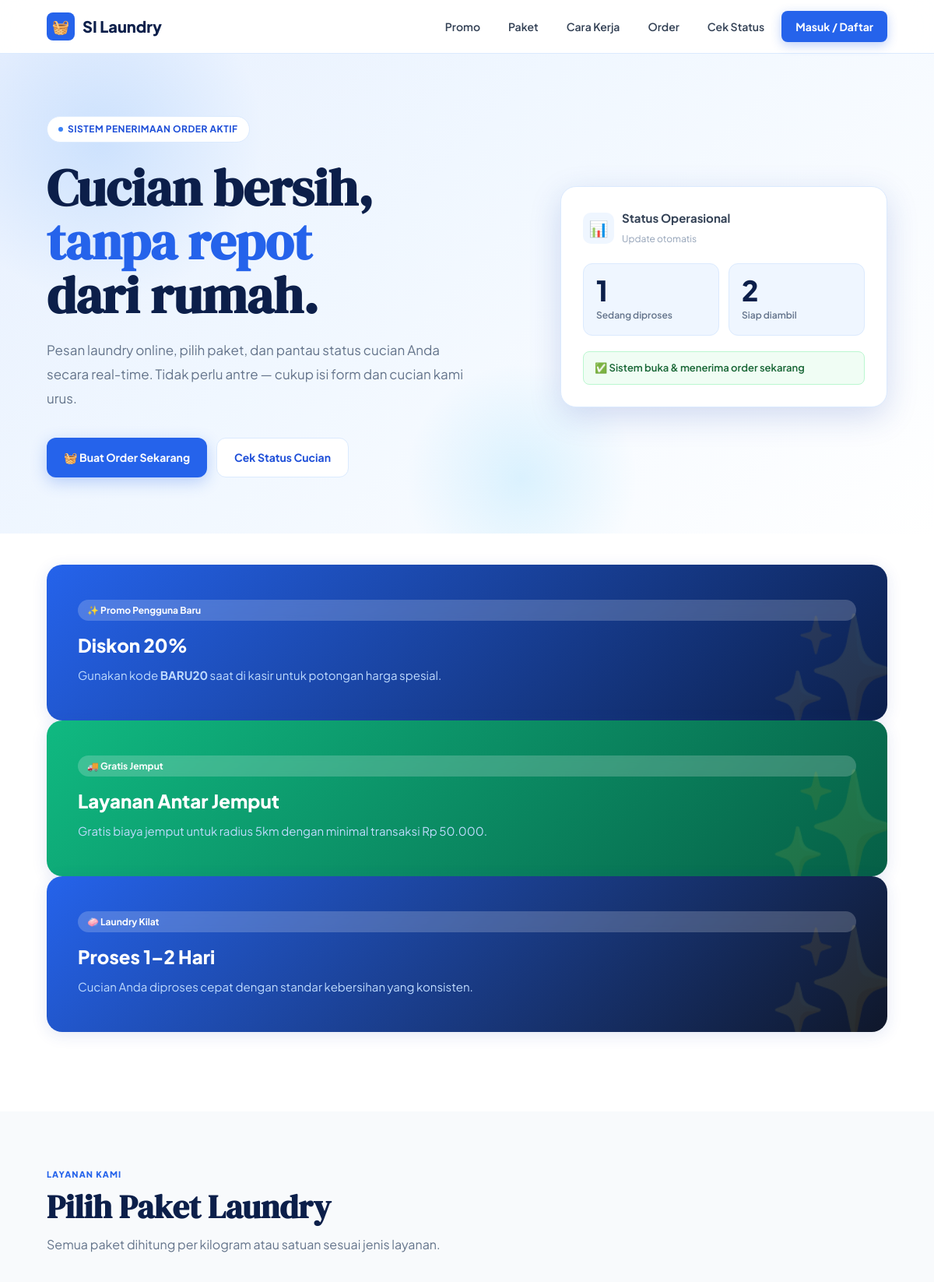
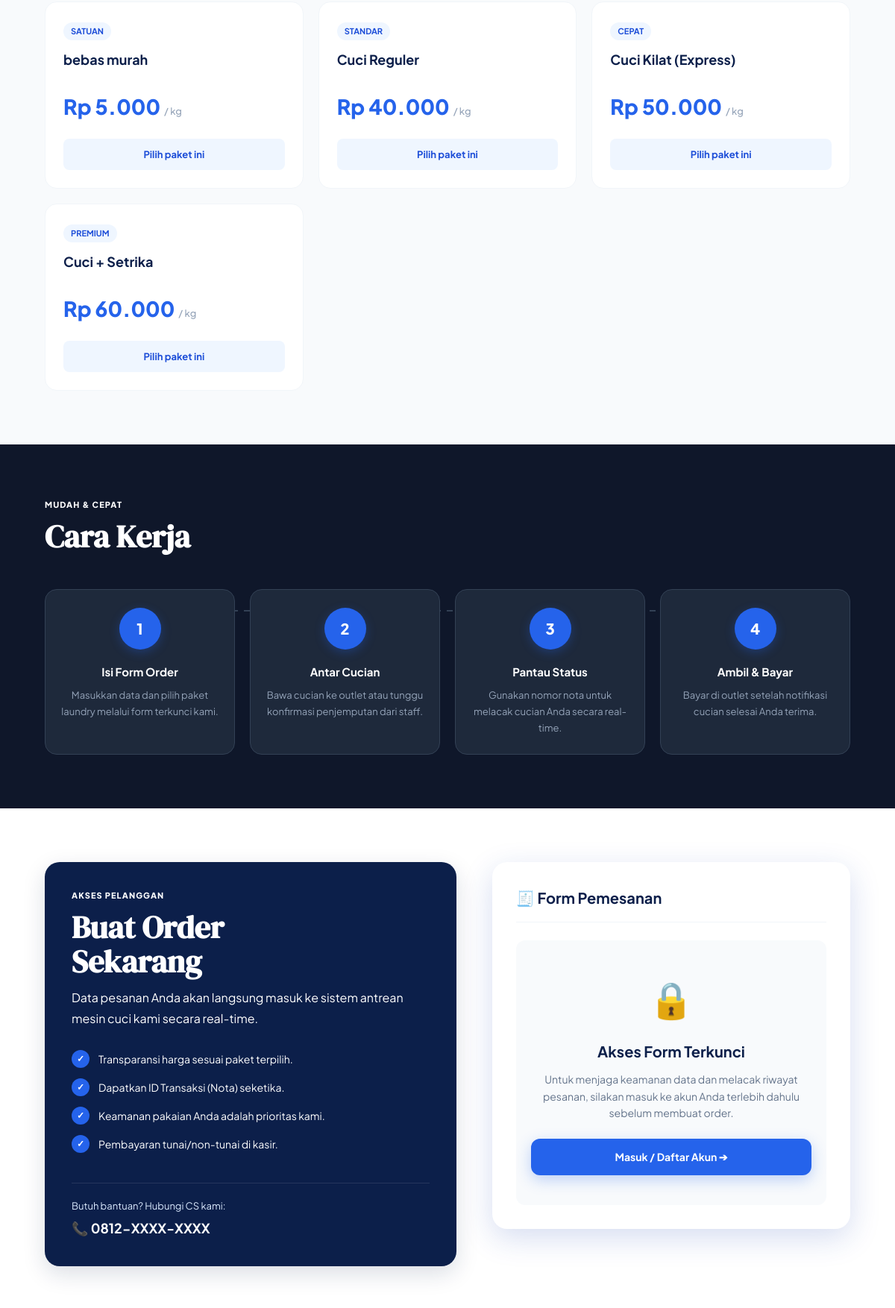
The page /index.php?page=landing (upper part) on the database its author committed (2 pictures, top to bottom).
### tables this page shows
CREATE TABLE `tbl_paket` (
  `id_paket` int(11) NOT NULL,
  `nama_paket` varchar(100) NOT NULL,
  `jenis` varchar(50) NOT NULL,
  `harga_per_unit` int(11) NOT NULL,
  `created_at` timestamp NOT NULL DEFAULT current_timestamp()
);

### views/landing.php (the view, shortened to what this page needs)
<?php
$db = Database::getInstance()->getConnection();
$isLoggedIn = isset($_SESSION['id_pelanggan']) || isset($_SESSION['id_user']) || isset($_SESSION['role']);
function fw_landing_rows(PDO $db, string $sql, array $params = [])
{
    try {
        $stmt = $db->prepare($sql);
        $stmt->execute($params);
        return $stmt->fetchAll(PDO::FETCH_ASSOC);
    } catch (PDOException $e) {
        return [];
    }
}
function fw_landing_value(PDO $db, string $sql, array $params = [])
{
    try {
        $stmt = $db->prepare($sql);
        $stmt->execute($params);
        return $stmt->fetchColumn();
    } catch (PDOException $e) {
        return false;
    }
}
$paketLaundry  = fw_landing_rows($db, "SELECT * FROM tbl_paket ORDER BY harga_per_unit ASC");
$antreanAktif  = (int) fw_landing_value($db, "SELECT COUNT(*) FROM tbl_transaksi WHERE status_laundry = 'proses'");
$selesaiAktif  = (int) fw_landing_value($db, "SELECT COUNT(*) FROM tbl_transaksi WHERE status_laundry = 'selesai'");
?>
<!DOCTYPE html>
<html lang="id">
<head>
  <link rel="stylesheet" href="https://cdn.jsdelivr.net/npm/swiper@10/swiper-bundle.min.css" />
</head>
<body>
<nav class="nav">
  <a class="nav-logo" href="index.php?page=landing">
    <span class="nav-logo-icon">🧺</span>
    <span>SI Laundry</span>
  </a>
  <div class="nav-links">
    <a class="nav-link" href="#promo">Promo</a>
    <a class="nav-link" href="#paket">Paket</a>
    <a class="nav-link" href="#cara-kerja">Cara Kerja</a>
    <a class="nav-link" href="#order">Order</a>
    <a class="nav-link" href="index.php?page=antrean">Cek Status</a>
    <a class="nav-cta" href="index.php?page=login">Masuk / Daftar</a>
  </div>
</nav>
<header class="hero">
  <div class="hero-copy">
    <div class="hero-eyebrow">
      <span class="hero-eyebrow-dot"></span>
      Sistem Penerimaan Order Aktif
    </div>
    <h1 class="hero-title">
      Cucian bersih,<br><em>tanpa repot</em><br>dari rumah.
    </h1>
    <p class="hero-desc">
      Pesan laundry online, pilih paket, dan pantau status cucian Anda secara real-time.
      Tidak perlu antre — cukup isi form dan cucian kami urus.
    </p>
    <div class="hero-actions">
      <a class="btn btn-primary" href="#order">
        🧺 Buat Order Sekarang
      </a>
      <a class="btn btn-outline" href="index.php?page=antrean">
        Cek Status Cucian
      </a>
    </div>
  </div>
  <aside class="hero-card">
    <div class="hero-card-header">
      <div class="hero-card-icon">📊</div>
      <div>
        <h3>Status Operasional</h3>
        <span>Update otomatis</span>
      </div>
    </div>
    <div class="stats-grid">
      <div class="stat-box">
        <div class="stat-number"><?= number_format($antreanAktif) ?></div>
        <div class="stat-label">Sedang diproses</div>
      </div>
      <div class="stat-box">
        <div class="stat-number"><?= number_format($selesaiAktif) ?></div>
        <div class="stat-label">Siap diambil</div>
      </div>
    </div>
    <div class="hero-card-note">
      ✅ Sistem buka &amp; menerima order sekarang
    </div>
  </aside>
</header>
<section class="section promo-bg" id="promo">
  <div class="swiper mySwiper promo-carousel">
    <div class="swiper-wrapper">
      <div class="swiper-slide">
        <span class="slide-badge">✨ Promo Pengguna Baru</span>
        <h3 class="slide-title">Diskon 20%</h3>
        <p class="slide-desc">Gunakan kode <strong>BARU20</strong> saat di kasir untuk potongan harga spesial.</p>
      </div>
      <div class="swiper-slide" style="background: linear-gradient(135deg, #10b981 0%, #065f46 100%);">
        <span class="slide-badge">🚚 Gratis Jemput</span>
        <h3 class="slide-title">Layanan Antar Jemput</h3>
        <p class="slide-desc">Gratis biaya jemput untuk radius 5km dengan minimal transaksi Rp 50.000.</p>
      </div>
      <div class="swiper-slide" style="background: linear-gradient(135deg, #2563eb 0%, #0f172a 100%);">
        <span class="slide-badge">🧼 Laundry Kilat</span>
        <h3 class="slide-title">Proses 1–2 Hari</h3>
        <p class="slide-desc">Cucian Anda diproses cepat dengan standar kebersihan yang konsisten.</p>
      </div>
    </div>
    <div class="promo-controls" aria-hidden="true">
      <button class="swiper-button-prev" type="button"></button>
      <button class="swiper-button-next" type="button"></button>
    </div>
  </div>
</section>
<section class="section packages-bg" id="paket">
  <div class="section-head">
    <div>
      <p class="section-label">Layanan kami</p>
      <h2 class="section-title">Pilih Paket Laundry</h2>
      <p class="section-desc">Semua paket dihitung per kilogram atau satuan sesuai jenis layanan.</p>
    </div>
  </div>
  <div class="packages-grid">
    <?php if (empty($paketLaundry)): ?>
      <div class="package-card">
        <div class="package-top">
          <div class="package-badge">Info</div>
          <div class="package-name">Paket belum tersedia</div>
        </div>
        <div class="package-price">Rp 0</div>
      </div>
    <?php else: ?>
      <?php foreach ($paketLaundry as $idx => $p): ?>
        <div class="package-card">
          <div class="package-top">
            <div class="package-badge"><?= htmlspecialchars($p['jenis']) ?></div>
            <div class="package-name"><?= htmlspecialchars($p['nama_paket']) ?></div>
          </div>
          <div class="package-price">
            Rp <?= number_format((int)$p['harga_per_unit'], 0, ',', '.') ?>
            <span style="font-size:13px; font-weight:500; color:var(--slate-400);">/ kg</span>
          </div>
          <a class="package-cta" href="#order">Pilih paket ini</a>
        </div>
      <?php endforeach; ?>
    <?php endif; ?>
  </div>
</section>
<section class="section how-bg" id="cara-kerja">
  <div class="section-head">
    <div>
      <p class="section-label">Mudah &amp; cepat</p>
      <h2 class="section-title">Cara Kerja</h2>
    </div>
  </div>
  <div class="steps-grid">
    <div class="step-card">
      <div class="step-num">1</div>
      <div class="step-title">Isi Form Order</div>
      <p class="step-desc">Masukkan data dan pilih paket laundry melalui form terkunci kami.</p>
    </div>
    <div class="step-card">
      <div class="step-num">2</div>
      <div class="step-title">Antar Cucian</div>
      <p class="step-desc">Bawa cucian ke outlet atau tunggu konfirmasi penjemputan dari staff.</p>
    </div>
    <div class="step-card">
      <div class="step-num">3</div>
      <div class="step-title">Pantau Status</div>
      <p class="step-desc">Gunakan nomor nota untuk melacak cucian Anda secara real-time.</p>
    </div>
    <div class="step-card">
      <div class="step-num">4</div>
      <div class="step-title">Ambil &amp; Bayar</div>
      <p class="step-desc">Bayar di outlet setelah notifikasi cucian selesai Anda terima.</p>
    </div>
  </div>
</section>
<section class="section order-bg" id="order">
  <div class="order-layout">
    <div class="order-info-card">
      <p class="section-label">Akses Pelanggan</p>
      <h2 class="section-title">Buat Order<br>Sekarang</h2>
      <p class="section-desc">Data pesanan Anda akan langsung masuk ke sistem antrean mesin cuci kami secara real-time.</p>
      <ul class="order-checklist">
        <li>
          <span class="check-icon">✓</span>
          Transparansi harga sesuai paket terpilih.
        </li>
        <li>
          <span class="check-icon">✓</span>
          Dapatkan ID Transaksi (Nota) seketika.
        </li>
        <li>
          <span class="check-icon">✓</span>
          Keamanan pakaian Anda adalah prioritas kami.
        </li>
        <li>
          <span class="check-icon">✓</span>
          Pembayaran tunai/non-tunai di kasir.
        </li>
      </ul>
      <div style="margin-top: 40px; border-top: 1px solid rgba(255,255,255,0.1); padding-top: 20px;">
        <p style="font-size: 13px; color: var(--blue-100); margin-bottom: 5px;">Butuh bantuan? Hubungi CS kami:</p>
        <p style="font-size: 18px; font-weight: bold; display: flex; align-items: center; gap: 8px;">
          📞 0812-XXXX-XXXX
        </p>
      </div>
    </div>
    <div class="order-form-card">
      <div class="form-title">🧾 Form Pemesanan</div>
      <?php if (!$isLoggedIn): ?>
        <div class="locked-state">
          <div class="lock-icon">🔒</div>
          <h3>Akses Form Terkunci</h3>
          <p>Untuk menjaga keamanan data dan melacak riwayat pesanan, silakan masuk ke akun Anda terlebih dahulu sebelum membuat order.</p>
          <a href="index.php?page=login" class="btn btn-primary" style="width: 100%; justify-content: center;">
            Masuk / Daftar Akun ➔
          </a>
        </div>
      <?php endif; ?>
    </div>
  </div>
</section>
</body>
</html>

### rows shown on the page
tbl_paket: jenis "SATUAN", nama_paket "bebas murah", harga_per_unit "5.000"
tbl_paket: jenis "STANDAR", nama_paket "Cuci Reguler", harga_per_unit "40.000"
tbl_paket: jenis "CEPAT", nama_paket "Cuci Kilat (Express)", harga_per_unit "50.000"
tbl_paket: jenis "PREMIUM", nama_paket "Cuci + Setrika", harga_per_unit "60.000"

### other values the page prints
$antreanAktif "1"
$selesaiAktif "2"
